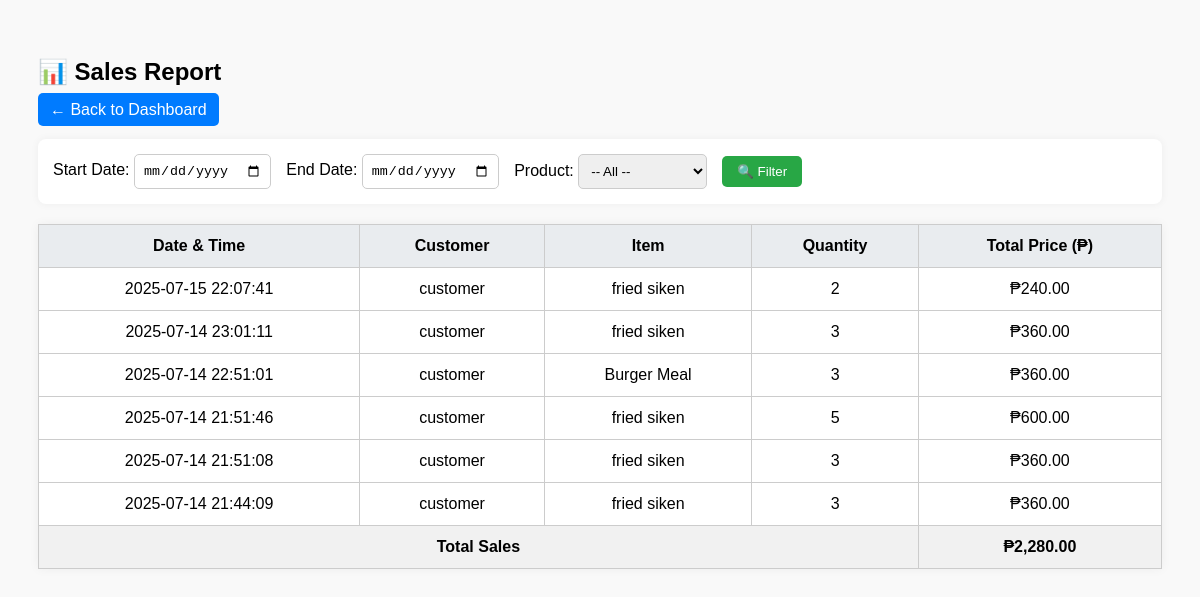
The page /admin/sales_report.php (signed in) on the database its author committed.
### tables this page shows
CREATE TABLE `sales` (
  `id` int(11) NOT NULL,
  `user_id` int(11) NOT NULL,
  `menu_item_id` int(11) NOT NULL,
  `quantity` int(11) NOT NULL,
  `total_price` decimal(10,2) NOT NULL,
  `sale_date` datetime DEFAULT current_timestamp()
);

CREATE TABLE `users` (
  `id` int(11) NOT NULL,
  `username` varchar(50) NOT NULL,
  `password` varchar(255) DEFAULT NULL,
  `email` varchar(100) NOT NULL,
  `role` enum('admin','customer') NOT NULL
);

CREATE TABLE `menu_items` (
  `id` int(11) NOT NULL,
  `name` varchar(100) NOT NULL,
  `description` text DEFAULT NULL,
  `price` decimal(10,2) NOT NULL,
  `stock` int(11) NOT NULL,
  `image` varchar(255) DEFAULT NULL,
  `sales_count` int(11) DEFAULT 0
);

### admin/sales_report.php (the view, shortened to what this page needs)
<?php
include '../includes/db.php';
$start_date = $_GET['start_date'] ?? '';
$end_date   = $_GET['end_date'] ?? '';
$sql = "SELECT s.*, m.name AS item_name, u.username
        FROM sales s
        JOIN menu_items m ON s.menu_item_id = m.id
        JOIN users u ON s.user_id = u.id
        WHERE 1";
$sql .= " ORDER BY s.sale_date DESC";
$result = $conn->query($sql);
$total_sales = 0;
?>
<!DOCTYPE html>
<html>
<head>
</head>
<body>
<h2>📊 Sales Report</h2>
<a href="dashboard.php" class="back">← Back to Dashboard</a>
<form method="GET">
    <label>Start Date: <input type="date" name="start_date" value="<?= htmlspecialchars($start_date) ?>"></label>
    <label>End Date: <input type="date" name="end_date" value="<?= htmlspecialchars($end_date) ?>"></label>
    <label>Product:
        <select name="product_id">
            <option value="">-- All --</option>
        </select>
    </label>
    <button type="submit">🔍 Filter</button>
</form>
<?php if ($result->num_rows > 0): ?>
    <table>
        <tr>
            <th>Date & Time</th>
            <th>Customer</th>
            <th>Item</th>
            <th>Quantity</th>
            <th>Total Price (₱)</th>
        </tr>
        <?php while ($row = $result->fetch_assoc()):
            $total_sales += $row['total_price'];
        ?>
        <tr>
            <td><?= date("Y-m-d H:i:s", strtotime($row['sale_date'])) ?></td>
            <td><?= htmlspecialchars($row['username']) ?></td>
            <td><?= htmlspecialchars($row['item_name']) ?></td>
            <td><?= $row['quantity'] ?></td>
            <td>₱<?= number_format($row['total_price'], 2) ?></td>
        </tr>
        <?php endwhile; ?>
        <tr class="total-row">
            <td colspan="4">Total Sales</td>
            <td>₱<?= number_format($total_sales, 2) ?></td>
        </tr>
    </table>
<?php else: ?>
    <p>No sales data found for the selected filters.</p>
<?php endif; ?>
</body>
</html>

### admin/sales_report.php (style rules this page uses)
body { font-family: Arial, sans-serif; padding: 30px; background: #f9f9f9; }
h2 { margin-bottom: 15px; }
a.back { text-decoration: none; background: #007bff; color: white; padding: 8px 12px; border-radius: 5px; }
form { margin-top: 20px; background: #fff; padding: 15px; border-radius: 8px; box-shadow: 0 0 8px rgba(0,0,0,0.05); display: flex; gap: 15px; flex-wrap: wrap; align-items: center; }
input, select { padding: 8px; border: 1px solid #ccc; border-radius: 5px; }
button { padding: 8px 15px; background: #28a745; color: #fff; border: none; border-radius: 5px; cursor: pointer; }
table { width: 100%; margin-top: 20px; border-collapse: collapse; background: #fff; box-shadow: 0 0 10px rgba(0,0,0,0.05); }
th, td { padding: 12px; border: 1px solid #ccc; text-align: center; }
th { background-color: #e9ecef; }
.total-row { font-weight: bold; background-color: #f1f1f1; }

### rows shown on the page
sales: sale_date "2025-07-15 22:07:41", user.username "customer", menu_item.name "fried siken", quantity "2", total_price "240.00"
sales: sale_date "2025-07-14 23:01:11", user.username "customer", menu_item.name "fried siken", quantity "3", total_price "360.00"
sales: sale_date "2025-07-14 22:51:01", user.username "customer", menu_item.name "Burger Meal", quantity "3", total_price "360.00"
sales: sale_date "2025-07-14 21:51:46", user.username "customer", menu_item.name "fried siken", quantity "5", total_price "600.00"
sales: sale_date "2025-07-14 21:51:08", user.username "customer", menu_item.name "fried siken", quantity "3", total_price "360.00"
sales: sale_date "2025-07-14 21:44:09", user.username "customer", menu_item.name "fried siken", quantity "3", total_price "360.00"

### other values the page prints
$total_sales "2,280.00"
